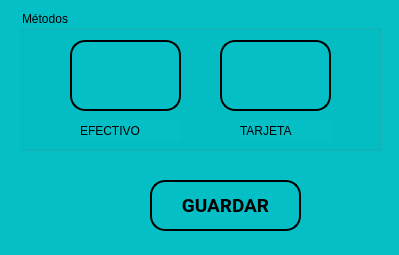
<?xml version="1.0" encoding="UTF-8"?>
<ui version="4.0">
 <class>MetodosPago</class>
 <widget class="QDialog" name="MetodosPago">
  <property name="geometry">
   <rect>
    <x>0</x>
    <y>0</y>
    <width>399</width>
    <height>255</height>
   </rect>
  </property>
  <property name="windowTitle">
   <string>Métodos de Pago</string>
  </property>
  <property name="windowIcon">
   <iconset resource="../../Imagenes/imagenes_proyecto.qrc">
    <normaloff>:/iconos/Principal.ico</normaloff>:/iconos/Principal.ico</iconset>
  </property>
  <property name="styleSheet">
   <string notr="true">background-color: rgb(4, 191, 197);
font: BOLD 14pt &quot;Roboto&quot;;</string>
  </property>
  <widget class="QPushButton" name="gbM_btn_efectivo">
   <property name="geometry">
    <rect>
     <x>70</x>
     <y>40</y>
     <width>111</width>
     <height>71</height>
    </rect>
   </property>
   <property name="styleSheet">
    <string notr="true">border-radius:15px;
border:2px solid black;</string>
   </property>
   <property name="text">
    <string/>
   </property>
   <property name="icon">
    <iconset resource="../../Imagenes/imagenes_proyecto.qrc">
     <normaloff>:/iconos/cash.png</normaloff>:/iconos/cash.png</iconset>
   </property>
   <property name="iconSize">
    <size>
     <width>70</width>
     <height>70</height>
    </size>
   </property>
  </widget>
  <widget class="QPushButton" name="gbM_btn_tarjeta">
   <property name="geometry">
    <rect>
     <x>220</x>
     <y>40</y>
     <width>111</width>
     <height>71</height>
    </rect>
   </property>
   <property name="styleSheet">
    <string notr="true">border-radius:15px;
border:2px solid black;</string>
   </property>
   <property name="text">
    <string/>
   </property>
   <property name="icon">
    <iconset resource="../../Imagenes/imagenes_proyecto.qrc">
     <normaloff>:/iconos/card.png</normaloff>:/iconos/card.png</iconset>
   </property>
   <property name="iconSize">
    <size>
     <width>70</width>
     <height>70</height>
    </size>
   </property>
  </widget>
  <widget class="QLabel" name="gbM_lbl_efectivo">
   <property name="geometry">
    <rect>
     <x>80</x>
     <y>120</y>
     <width>101</width>
     <height>21</height>
    </rect>
   </property>
   <property name="text">
    <string>EFECTIVO</string>
   </property>
  </widget>
  <widget class="QLabel" name="gbM_lbl_tarjeta">
   <property name="geometry">
    <rect>
     <x>240</x>
     <y>120</y>
     <width>91</width>
     <height>21</height>
    </rect>
   </property>
   <property name="text">
    <string>TARJETA</string>
   </property>
  </widget>
  <widget class="QPushButton" name="AMetodos_btn_guardar">
   <property name="geometry">
    <rect>
     <x>150</x>
     <y>180</y>
     <width>151</width>
     <height>51</height>
    </rect>
   </property>
   <property name="font">
    <font>
     <family>Roboto</family>
     <pointsize>14</pointsize>
     <weight>75</weight>
     <italic>false</italic>
     <bold>true</bold>
    </font>
   </property>
   <property name="styleSheet">
    <string notr="true">border-radius:15px;
border:2px solid black;</string>
   </property>
   <property name="text">
    <string>GUARDAR</string>
   </property>
   <property name="icon">
    <iconset resource="../../Imagenes/imagenes_proyecto.qrc">
     <normaloff>:/iconos/saveV2.png</normaloff>:/iconos/saveV2.png</iconset>
   </property>
   <property name="iconSize">
    <size>
     <width>50</width>
     <height>50</height>
    </size>
   </property>
  </widget>
  <widget class="QGroupBox" name="gb_Metodos">
   <property name="geometry">
    <rect>
     <x>20</x>
     <y>10</y>
     <width>361</width>
     <height>141</height>
    </rect>
   </property>
   <property name="title">
    <string>Métodos</string>
   </property>
  </widget>
  <zorder>gb_Metodos</zorder>
  <zorder>gbM_btn_efectivo</zorder>
  <zorder>gbM_btn_tarjeta</zorder>
  <zorder>gbM_lbl_efectivo</zorder>
  <zorder>gbM_lbl_tarjeta</zorder>
  <zorder>AMetodos_btn_guardar</zorder>
 </widget>
 <resources>
  <include location="../../Imagenes/imagenes_proyecto.qrc"/>
 </resources>
 <connections/>
</ui>
